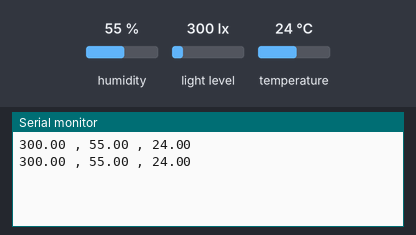
The sketch below on a simulated Arduino Uno, built with avr-gcc and run on an emulated ATmega328P. Shown: the last lines printed to the serial monitor. The test bench sets the inputs (shaded band); at power-on: humidity 55 %, light level 300 lx, temperature 24 °C.

Above: at 2.3 s.
2.4 s: humidity set to 22 %
At 3.3 s:
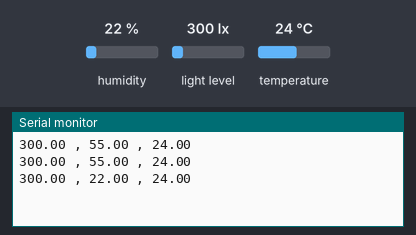
3.9 s: light level set to 40 lx
At 5.2 s:
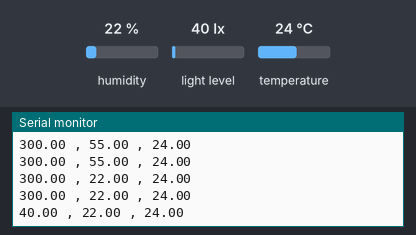
5.4 s: temperature set to 12 °C
At 6.3 s:
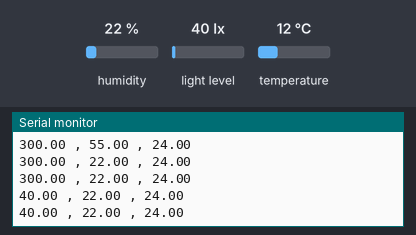
6.9 s: light level set to 500 lx
At 8.2 s:
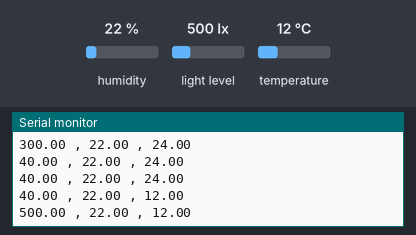
8.4 s: humidity set to 40 %
At 9.2 s:
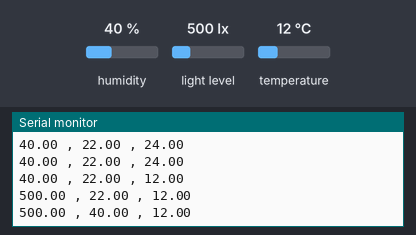
Timing chart, 0 to 10.9 s (numbered marks = the images above; inputs shaded):
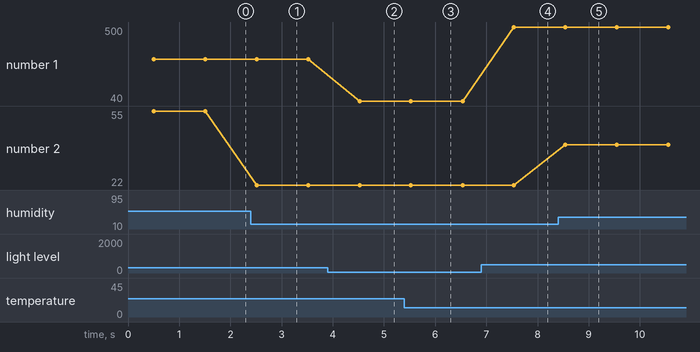

The sketch:

thl.ino
```cpp
#include <Wire.h>
#include <BH1750.h>

#include <Adafruit_Sensor.h>
#include "DHT.h"

#define DHTPIN 13
#define DHTTYPE DHT22
DHT dht(DHTPIN, DHTTYPE);
BH1750 lightMeter(0x23);

float lux;

void setup() {
  Serial.begin(115200);
   lightMeter.begin();
  Wire.begin();

  dht.begin();
}

void loop() {

 delay(500);

 lux = lightMeter.readLightLevel();
 // Sensor readings may also be up to 2 seconds 'old' (its a very slow sensor)
  float h = dht.readHumidity();
  // Read temperature as Celsius (the default)
  float t = dht.readTemperature();

 // Check if any reads failed and exit early (to try again).
  if (isnan(lux) || isnan(h) || isnan(t)) {
    Serial.println("0 , 0 , 0");
    return;

  }
  Serial.print(lux);
  Serial.print(" , ");
  Serial.print(h);
  Serial.print(" , ");
  Serial.println(t);

  delay(500);


}
```

Measured:
- after the input at 2.4 s, the serial monitor: prints a new line after 0.12 s (image 1)
- after the input at 3.9 s, the serial monitor: prints a new line after 0.63 s (image 2)
- after the input at 6.9 s, the serial monitor: prints a new line after 0.64 s (image 4)
- after the input at 8.4 s, the serial monitor: prints a new line after 0.14 s (image 5)
- plotted number 1: 300 → 40 after the input at 3.9 s, 40 → 500 after the input at 6.9 s
- plotted number 2: 55 → 22 after the input at 2.4 s
